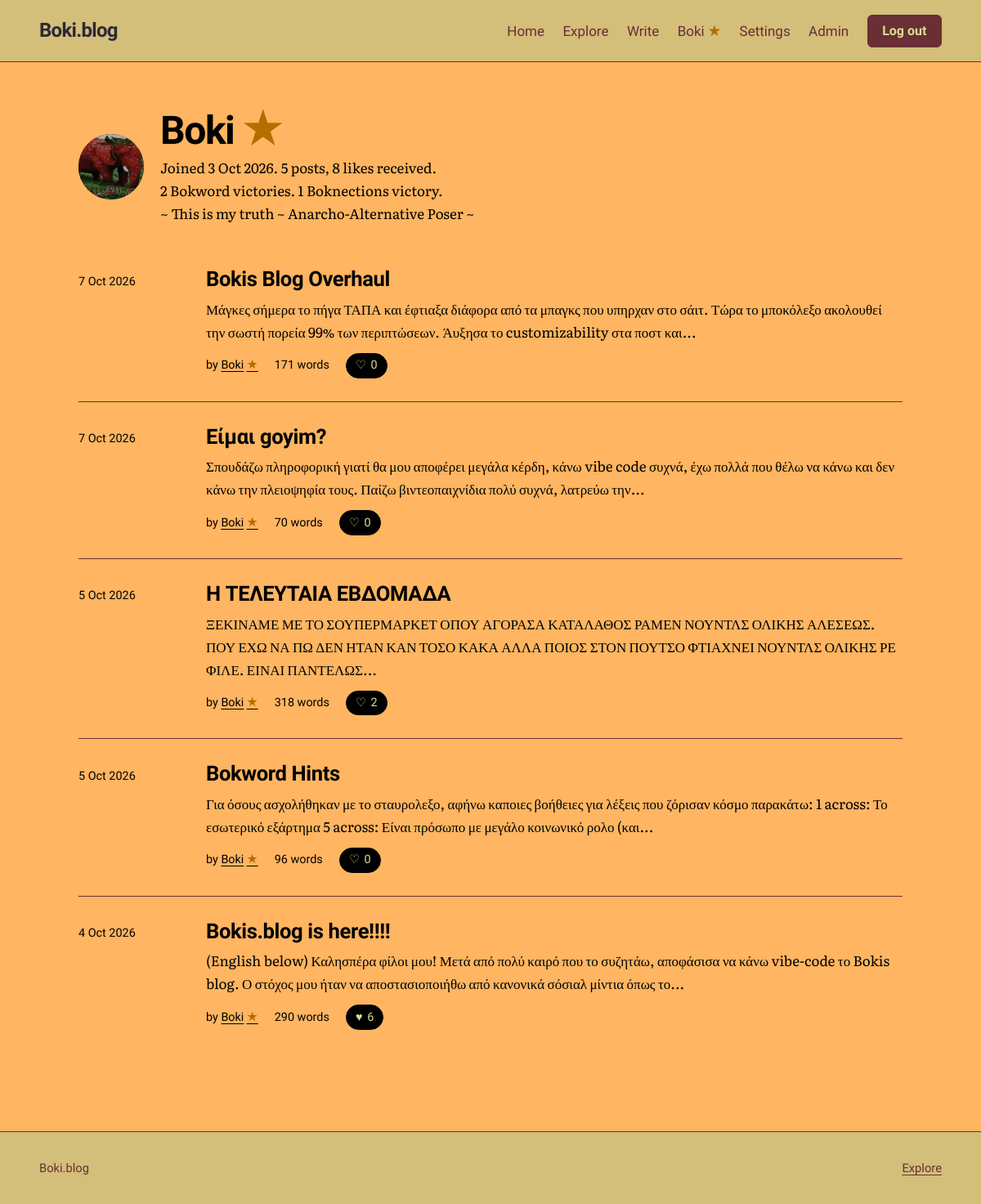
/u/Boki (signed in), run on the app's committed database.
### tables this page shows
CREATE TABLE users (
    id            INTEGER PRIMARY KEY,
    username      TEXT NOT NULL UNIQUE COLLATE NOCASE,
    password_hash TEXT NOT NULL,
    is_admin      INTEGER NOT NULL DEFAULT 0,
    created_at    TEXT NOT NULL DEFAULT (datetime('now')),
    bio           TEXT NOT NULL DEFAULT '',
    avatar        TEXT,
    profile_bg    TEXT NOT NULL DEFAULT '#D9DD92',
    profile_text  TEXT NOT NULL DEFAULT '#2E2836'
, avatar_position_x INTEGER NOT NULL DEFAULT 50, avatar_position_y INTEGER NOT NULL DEFAULT 50, bokword_victories INTEGER NOT NULL DEFAULT 0, boknections_victories INTEGER NOT NULL DEFAULT 0);

CREATE TABLE posts (
    id         INTEGER PRIMARY KEY,
    user_id    INTEGER NOT NULL REFERENCES users(id) ON DELETE CASCADE,
    title      TEXT NOT NULL,
    body       TEXT NOT NULL,
    created_at TEXT NOT NULL DEFAULT (datetime('now')),
    updated_at TEXT,
    image      TEXT,
    text_color TEXT NOT NULL DEFAULT '#2E2836',
    title_color TEXT NOT NULL DEFAULT '#2E2836',
    background_color TEXT NOT NULL DEFAULT '#D9DD92'
, accent_color TEXT NOT NULL DEFAULT '#6A2E35', surface_color TEXT NOT NULL DEFAULT '#D3BE7A', button_text_color TEXT NOT NULL DEFAULT '#D9DD92');

### app.py (the view)
@app.get("/u/<username>")
def profile(username):
    user = db().execute(
        """SELECT u.id, u.username, u.created_at, u.bio, u.avatar,
                  u.avatar_position_x, u.avatar_position_y, u.profile_bg, u.profile_text,
                  u.bokword_victories, u.boknections_victories,
                  EXISTS(
                    SELECT 1 FROM crossword_completions c
                    JOIN crossword_state s ON s.id = 1
                    WHERE c.user_id = u.id AND c.puzzle_version = s.version
                  ) AS crossword_star
           FROM users u WHERE u.username = ?""",
        (username,)).fetchone()
    if user is None:
        abort(404)
    page = request.args.get("page", 1, type=int)
    posts, total, page, pages = fetch_posts("p.user_id = ?", (user["id"],), "new", page)
    total_likes = db().execute(
        "SELECT COUNT(*) FROM likes l JOIN posts p ON p.id = l.post_id "
        "WHERE p.user_id = ?", (user["id"],)).fetchone()[0]
    return render_template("profile.html", profile_user=user, posts=posts,
                           total=total, total_likes=total_likes, page=page, pages=pages)

### app.py (called while the page is built)
def db():
    if "db" not in g:
        g.db = sqlite3.connect(DB_PATH)
        g.db.row_factory = sqlite3.Row
        g.db.execute("PRAGMA foreign_keys = ON")
    return g.db

def get_setting(key):
    row = db().execute("SELECT value FROM settings WHERE key = ?", (key,)).fetchone()
    return row["value"] if row else None

def viewer_id():
    return g.user["id"] if g.user else -1

def boknections_enabled():
    return get_setting("boknections_enabled") == "1"

def flower_usernames():
    if "flower_users" not in g:
        g.flower_users = set()
        if boknections_enabled():
            rows = db().execute(
                "SELECT u.username FROM boknections_progress p "
                "JOIN boknections_state s ON s.id = 1 AND s.version = p.puzzle_version "
                "JOIN users u ON u.id = p.user_id WHERE p.solved = 1").fetchall()
            g.flower_users = {row["username"] for row in rows}
    return g.flower_users

def fetch_posts(where="1 = 1", params=(), sort="new", page=1):
    total = db().execute(
        f"SELECT COUNT(*) {POST_FROM} WHERE {where}", params).fetchone()[0]
    pages = max(1, -(-total // PER_PAGE))
    page = min(max(page, 1), pages)
    rows = db().execute(
        f"SELECT {POST_COLS} {POST_FROM} WHERE {where} "
        f"ORDER BY {SORTS[sort]} LIMIT ? OFFSET ?",
        (viewer_id(), *params, PER_PAGE, (page - 1) * PER_PAGE)).fetchall()
    return rows, total, page, pages

@app.after_request
def security_headers(resp):
    resp.headers["Content-Security-Policy"] = (
        "default-src 'self'; style-src 'self' 'unsafe-inline' https://fonts.googleapis.com; "
        "font-src https://fonts.gstatic.com; img-src 'self' data:; "
        "form-action 'self'; frame-ancestors 'none'; base-uri 'self'")
    resp.headers["X-Content-Type-Options"] = "nosniff"
    resp.headers["Referrer-Policy"] = "same-origin"
    return resp

@app.context_processor
def inject_site():
    return {"site_name": app.config["SITE_NAME"]}

def parse_ts(value):
    return datetime.strptime(value, "%Y-%m-%d %H:%M:%S")

@app.template_filter("date")
def date_filter(value):
    dt = parse_ts(value)
    return f"{dt.day} {dt:%b %Y}"

@app.template_filter("iso")
def iso_filter(value):
    return parse_ts(value).strftime("%Y-%m-%d")

@app.template_filter("wordcount")
def wordcount_filter(text):
    return len(text.split())

### templates/profile.html (shortened to what this page needs)
{% extends "base.html" %}
{% from "_macros.html" import post_row, pager with context %}
{% from "_macros.html" import user_name %}
{% block page_theme %}--bg: {{ profile_user.profile_bg }}; --profile-text: {{ profile_user.profile_text }}; --ink: {{ profile_user.profile_text }}; --ink-soft: {{ profile_user.profile_text }}; --accent: {{ profile_user.profile_text }}; color: {{ profile_user.profile_text }};{% endblock %}
{% block content %}
<div class="wrap page profile-page">
  <header class="profile-head">
    {% if profile_user.avatar %}
      <img class="avatar big" src="{{ url_for('uploaded_file', filename=profile_user.avatar) }}" alt="{{ profile_user.username }} profile picture" style="object-position: {{ profile_user.avatar_position_x }}% {{ profile_user.avatar_position_y }}%;">
    {% else %}
      <div class="avatar big" aria-hidden="true">{{ profile_user.username[:2]|upper }}</div>
    {% endif %}
    <div>
      <h1 class="page-title">{{ user_name(profile_user.username, profile_user.crossword_star) }}</h1>
      <p class="muted">Joined {{ profile_user.created_at|date }}. {{ total }} {{ 'post' if total == 1 else 'posts' }}, {{ total_likes }} {{ 'like' if total_likes == 1 else 'likes' }} received.</p>
      <p class="muted">{{ profile_user.bokword_victories }} Bokword {{ 'victory' if profile_user.bokword_victories == 1 else 'victories' }}. {{ profile_user.boknections_victories }} Boknections {{ 'victory' if profile_user.boknections_victories == 1 else 'victories' }}.</p>
      {% if profile_user.bio %}<p class="profile-bio">{{ profile_user.bio }}</p>{% endif %}
    </div>
  </header>
  {% set next = request.full_path.rstrip('?') %}
  {% if posts %}
    <ol class="post-list">{% for p in posts %}{{ post_row(p, next) }}{% endfor %}</ol>
  {% else %}
    <p class="empty">
      {{ user_name(profile_user.username, profile_user.crossword_star) }} has not published anything yet.
      {% if g.user and g.user.id == profile_user.id %}<a href="{{ url_for('new_post') }}">Write your first post</a>.{% endif %}
    </p>
  {% endif %}
</div>
{% endblock %}

### templates/_macros.html (shortened to what this page needs)
{% macro like_button(post, next) %}
  {% if g.user %}
    <form class="inline-form" method="post" action="{{ url_for('toggle_like', post_id=post.id) }}">
      <button class="like {% if post.liked %}is-liked{% endif %}" type="submit" aria-pressed="{{ 'true' if post.liked else 'false' }}">
        <span aria-hidden="true">{{ '♥' if post.liked else '♡' }}</span>
        {{ post.like_count }}
      </button>
    </form>
  {% else %}
    <a class="like" href="{{ url_for('login', next=next) }}">
      <span aria-hidden="true">♡</span> {{ post.like_count }}
      <span class="sr">{{ 'like' if post.like_count == 1 else 'likes' }}, log in to like</span>
    </a>
  {% endif %}
{% endmacro %}
{% macro user_name(username, crossword_star=false) %}
  {{ username }}{% if crossword_star %}<span class="achievement-star" role="img" aria-label="Solved the current Weekly Bokword" title="Solved the current Weekly Bokword">★</span>{% endif %}
{% endmacro %}
{% macro post_row(post, next) %}
  <li class="post-item">
    <time datetime="{{ post.created_at|iso }}">{{ post.created_at|date }}</time>
    <div>
      <h3><a href="{{ url_for('post', post_id=post.id) }}">{{ post.title }}</a></h3>
      <p>{{ post.body|excerpt }}</p>
      <ul class="meta">
        <li>by <a href="{{ url_for('profile', username=post.username) }}">{{ user_name(post.username, post.crossword_star) }}</a></li>
        <li>{{ post.body|wordcount }} {{ 'word' if (post.body|wordcount) == 1 else 'words' }}</li>
        <li>{{ like_button(post, next) }}</li>
      </ul>
    </div>
  </li>
{% endmacro %}

### static/style.css (style rules this page uses)
:root { --bg: #D9DD92; --surface: #D3BE7A; --ink: #2E2836; --chrome-ink: var(--ink); --ink-soft: #6A2E35; --line: #6A2E35; --accent: #6A2E35; --accent-ink: #D9DD92; --mark: #D3BE7A; --danger: #6A2E35; --ok: #2E2836; --font-display: "Bricolage Grotesque", "Helvetica Neue", Arial, sans-serif; --font-body: "Literata", Georgia, "Times New Roman", serif; --measure: 38rem; --page: 72rem; --gap: clamp(1.25rem, 4vw, 3rem); }
*, *::before, *::after { box-sizing: border-box; }
html { -webkit-text-size-adjust: 100%; }
body { margin: 0; min-height: 100vh; display: flex; flex-direction: column; background: var(--bg); color: var(--ink); font-family: var(--font-body); font-size: 1.0625rem; line-height: 1.65; }
a { color: var(--accent); text-underline-offset: 0.2em; text-decoration-thickness: 1px; }
h1, h2, h3, h4 { font-family: var(--font-display); line-height: 1.12; letter-spacing: -0.015em; margin: 0; }
.wrap { width: min(100% - 2 * var(--gap), var(--page)); margin-inline: auto; }
.muted { color: var(--ink-soft); }
.inline-form { display: inline; margin: 0; }
.achievement-star { color: #B56D00; font-size: 1.1em; line-height: 1; margin-left: 0.2em; vertical-align: baseline; }
.meta { display: flex; flex-wrap: wrap; align-items: center; gap: 0.25rem 1.25rem; margin: 0; padding: 0; list-style: none; font-family: var(--font-display); font-size: 0.9rem; color: var(--ink-soft); }
.like { display: inline-flex; align-items: center; gap: 0.35rem; padding: 0.15rem 0.7rem; border-radius: 999px; border: 1px solid var(--accent); background: var(--accent); color: var(--accent-ink); font: inherit; font-family: var(--font-display); font-size: 0.9rem; cursor: pointer; text-decoration: none; }
.like.is-liked { background: var(--accent); border-color: var(--accent); color: var(--accent-ink); }
.page { padding-block: clamp(2rem, 5vw, 3.5rem) clamp(3rem, 8vw, 6rem); }
.page-title { font-size: clamp(2rem, 5vw, 3rem); font-weight: 800; letter-spacing: -0.03em; margin-bottom: 1.25rem; }
.post-list { list-style: none; margin: 0; padding: 0; }
.post-item { display: grid; grid-template-columns: 8rem minmax(0, 1fr); gap: 0.5rem 1.75rem; padding-block: 1.75rem; border-top: 1px solid var(--line); }
.post-item:first-child { border-top: 0; }
.post-item time { font-family: var(--font-display); font-size: 0.9rem; color: var(--ink-soft); padding-top: 0.35rem; }
.post-item h3 { font-size: 1.6rem; font-weight: 700; margin-bottom: 0.5rem; }
.post-item h3 a { color: var(--ink); text-decoration: none; }
.post-item p { margin: 0 0 0.75rem; color: var(--ink-soft); }
.profile-head { display: flex; align-items: center; gap: 1.25rem; margin-bottom: 1.5rem; }
.profile-head .page-title { margin-bottom: 0.25rem; }
.profile-head p { margin: 0; }
.avatar { width: 4rem; height: 4rem; flex: none; border-radius: 50%; background: var(--accent); color: var(--accent-ink); display: grid; place-items: center; font-family: var(--font-display); font-weight: 800; font-size: 1.4rem; object-fit: cover; }
.avatar.big { width: 5rem; height: 5rem; font-size: 1.8rem; }
.profile-page { padding-inline: var(--gap); color: var(--profile-text); }
.profile-page a, .profile-page .muted, .profile-page .meta, .profile-page .post-item p, .profile-page .post-item time, .profile-page .post-item h3 a, .profile-page .empty, .profile-page .pagination { color: var(--profile-text); }
.profile-bio { margin: 0.5rem 0 0; white-space: pre-wrap; }

### data on the page
users: username "Boki Boki", avatar (picture), created_at "3 Oct 2026", bokword_victories "2", bokword_victories "victories", boknections_victories "1", boknections_victories "victory", bio "~ This is my truth ~ Anarcho-Alternative Poser ~", username "Boki"
posts: created_at "7 Oct 2026", title "Bokis Blog Overhaul", body|excerpt "Μάγκες σήμερα το πήγα ΤΑΠΑ και έφτιαξα διάφορα από τα μπαγκς που υπηρχαν στο σάιτ. Τώρα το μποκόλεξο ακολουθεί την σωστή πορεία 99% των περιπτώσεων. Άυξησα το customizability στα ποστ και...", body "171", body "words", liked "♡", like_count "0"
posts: created_at "7 Oct 2026", title "Είμαι goyim?", body|excerpt "Σπουδάζω πληροφορική γιατί θα μου αποφέρει μεγάλα κέρδη, κάνω vibe code συχνά, έχω πολλά που θέλω να κάνω και δεν κάνω την πλειοψηφία τους. Παίζω βιντεοπαιχνίδια πολύ συχνά, λατρεύω την...", body "70", body "words", liked "♡", like_count "0"
posts: created_at "5 Oct 2026", title "Η ΤΕΛΕΥΤΑΙΑ ΕΒΔΟΜΑΔΑ", body|excerpt "ΞΕΚΙΝΑΜΕ ΜΕ ΤΟ ΣΟΥΠΕΡΜΑΡΚΕΤ ΟΠΟΥ ΑΓΟΡΑΣΑ ΚΑΤΑΛΑΘΟΣ ΡΑΜΕΝ ΝΟΥΝΤΛΣ ΟΛΙΚΗΣ ΑΛΕΣΕΩΣ. ΠΟΥ ΕΧΩ ΝΑ ΠΩ ΔΕΝ ΗΤΑΝ ΚΑΝ ΤΟΣΟ ΚΑΚΑ ΑΛΛΑ ΠΟΙΟΣ ΣΤΟΝ ΠΟΥΤΣΟ ΦΤΙΑΧΝΕΙ ΝΟΥΝΤΛΣ ΟΛΙΚΗΣ ΡΕ ΦΙΛΕ. ΕΙΝΑΙ ΠΑΝΤΕΛΩΣ...", body "318", body "words", liked "♡", like_count "2"
posts: created_at "5 Oct 2026", title "Bokword Hints", body|excerpt "Για όσους ασχολήθηκαν με το σταυρολεξο, αφήνω καποιες βοήθειες για λέξεις που ζόρισαν κόσμο παρακάτω: 1 across: Το εσωτερικό εξάρτημα 5 across: Είναι πρόσωπο με μεγάλο κοινωνικό ρολο (και...", body "96", body "words", liked "♡", like_count "0"
posts: created_at "4 Oct 2026", title "Bokis.blog is here!!!!", body|excerpt "(English below) Καλησπέρα φίλοι μου! Μετά από πολύ καιρό που το συζητάω, αποφάσισα να κάνω vibe-code το Bokis blog. Ο στόχος μου ήταν να αποστασιοποιήθω από κανονικά σόσιαλ μίντια όπως το...", body "290", body "words", liked "♥", like_count "6"

### other printed values
{{ site_name }} "Boki.blog"
{{ total }} "5"
{{ 'post' if total == 1 else 'posts' }} "posts"
{{ total_likes }} "8"
{{ 'like' if total_likes == 1 else 'likes' }} "likes"
